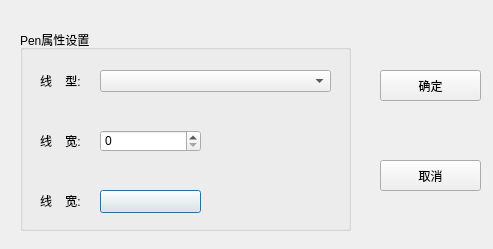
<?xml version="1.0" encoding="UTF-8"?>
<ui version="4.0">
 <class>QWDialogPen</class>
 <widget class="QDialog" name="QWDialogPen">
  <property name="geometry">
   <rect>
    <x>0</x>
    <y>0</y>
    <width>493</width>
    <height>249</height>
   </rect>
  </property>
  <property name="windowTitle">
   <string>QPen属性设置对话框</string>
  </property>
  <widget class="QGroupBox" name="groupBox">
   <property name="geometry">
    <rect>
     <x>20</x>
     <y>30</y>
     <width>331</width>
     <height>201</height>
    </rect>
   </property>
   <property name="title">
    <string>Pen属性设置</string>
   </property>
   <widget class="QLabel" name="label">
    <property name="geometry">
     <rect>
      <x>20</x>
      <y>40</y>
      <width>61</width>
      <height>21</height>
     </rect>
    </property>
    <property name="text">
     <string>线    型:</string>
    </property>
   </widget>
   <widget class="QComboBox" name="comboPenStyle">
    <property name="geometry">
     <rect>
      <x>80</x>
      <y>40</y>
      <width>231</width>
      <height>22</height>
     </rect>
    </property>
   </widget>
   <widget class="QLabel" name="label_2">
    <property name="geometry">
     <rect>
      <x>20</x>
      <y>100</y>
      <width>61</width>
      <height>21</height>
     </rect>
    </property>
    <property name="text">
     <string>线    宽:</string>
    </property>
   </widget>
   <widget class="QSpinBox" name="spinWidth">
    <property name="geometry">
     <rect>
      <x>80</x>
      <y>100</y>
      <width>101</width>
      <height>22</height>
     </rect>
    </property>
   </widget>
   <widget class="QLabel" name="label_3">
    <property name="geometry">
     <rect>
      <x>20</x>
      <y>160</y>
      <width>61</width>
      <height>21</height>
     </rect>
    </property>
    <property name="text">
     <string>线    宽:</string>
    </property>
   </widget>
   <widget class="QPushButton" name="btnColor">
    <property name="geometry">
     <rect>
      <x>80</x>
      <y>160</y>
      <width>101</width>
      <height>23</height>
     </rect>
    </property>
    <property name="text">
     <string/>
    </property>
   </widget>
  </widget>
  <widget class="QPushButton" name="btnOk">
   <property name="geometry">
    <rect>
     <x>380</x>
     <y>70</y>
     <width>101</width>
     <height>31</height>
    </rect>
   </property>
   <property name="text">
    <string>确定</string>
   </property>
  </widget>
  <widget class="QPushButton" name="btnCancel">
   <property name="geometry">
    <rect>
     <x>380</x>
     <y>160</y>
     <width>101</width>
     <height>31</height>
    </rect>
   </property>
   <property name="text">
    <string>取消</string>
   </property>
  </widget>
 </widget>
 <resources/>
 <connections>
  <connection>
   <sender>btnOk</sender>
   <signal>clicked()</signal>
   <receiver>QWDialogPen</receiver>
   <slot>accept()</slot>
   <hints>
    <hint type="sourcelabel">
     <x>430</x>
     <y>85</y>
    </hint>
    <hint type="destinationlabel">
     <x>246</x>
     <y>124</y>
    </hint>
   </hints>
  </connection>
  <connection>
   <sender>btnCancel</sender>
   <signal>clicked()</signal>
   <receiver>QWDialogPen</receiver>
   <slot>reject()</slot>
   <hints>
    <hint type="sourcelabel">
     <x>430</x>
     <y>175</y>
    </hint>
    <hint type="destinationlabel">
     <x>246</x>
     <y>124</y>
    </hint>
   </hints>
  </connection>
 </connections>
</ui>
